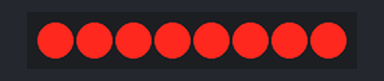
The program below on a simulated ESP32. On the bench: 8 port-expander outputs drawn as a row of LEDs (first output left, lit = HIGH). Wiring (inferred from the names in the program): PCF8574 port expander at I2C address 0x3E. Wiring (inferred from the signals the program sends): row of LEDs: on Q0, Q1, Q2, Q3, Q4, Q5, Q6, Q7. The local clock reads 2024-03-15 10:24:30 at power-on unless the program sets it; what the program prints to the serial monitor is not drawn.

Above: at 0.5 s.
Timing chart, 0 to 40.4 s (numbered marks = the images above):
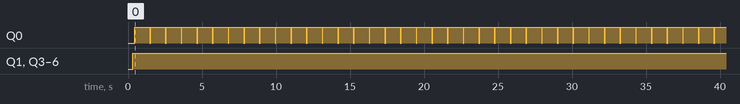

The program:

main.cpp
```cpp
#include <Arduino.h>
#include <RTClib.h>
#include <string>
#include <inttypes.h>
#include "../lib/AQM1602/AQM1602.hpp"
#define LEDC_CHANNEL 0
#define LED 16
#define freq 5000
#define resolution 8
const uint8_t alerm_hour = 18;
const uint8_t alerm_minutes = 5;

RTC_DS1307 rtc;

void display_time(DateTime);

void setup() {
	while (!Serial);
	Serial.begin(115200);

	if (! rtc.begin()) {
		Serial.println("Couldn't find RTC");
		while (1);
	}

	if (! rtc.isrunning()) {
		Serial.println("RTC is NOT running!");
	} else {
		rtc.adjust(DateTime(F(__DATE__), F(__TIME__)));
	}

	lcd::init();
}

void loop() {
	DateTime now = rtc.now();
    if (now.minute() == alerm_minutes && now.hour() == alerm_hour) {
		for (int i = 0; i < 255; i++){
			if (i < 100) {
				Serial.println(i, DEC);
				ledcWrite(LEDC_CHANNEL, i);
				delay(5000);
			} else {
				Serial.println(i, DEC);
				ledcWrite(LEDC_CHANNEL, i);
				delay(100);
			}
			display_time(now);
		}
		ledcWrite(LEDC_CHANNEL, 0);
	} else {
		display_time(now);
		delay(1000);
	}
}

void display_time(DateTime now) {
	char l1[9], l2[9];
	sprintf(l1, "%u/%u/%u", now.year(), now.month(), now.day());
	sprintf(l2, "%u:%u:%u", now.hour(), now.minute(), now.second());
	std::string str1(l1, 9);
	std::string str2(l2, 9);
	lcd::clear_display();
	lcd::return_home_cursor();
	lcd::write_string(str1);
	lcd::linebreak();
	lcd::write_string(str2);
}
```

Measured:
- by itself, Q0: alternates HIGH for 1.0 s and LOW for 0.06 s
